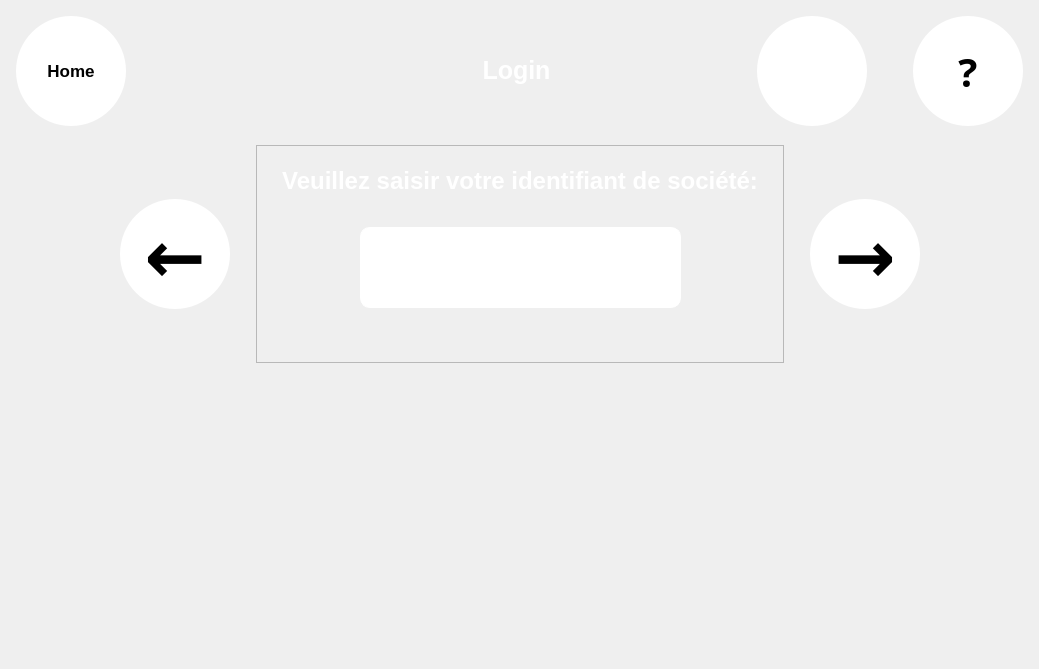
<?xml version="1.0" encoding="UTF-8"?>
<ui version="4.0">
 <class>Login</class>
 <widget class="QWidget" name="Login">
  <property name="geometry">
   <rect>
    <x>0</x>
    <y>0</y>
    <width>1039</width>
    <height>669</height>
   </rect>
  </property>
  <property name="minimumSize">
   <size>
    <width>0</width>
    <height>669</height>
   </size>
  </property>
  <property name="contextMenuPolicy">
   <enum>Qt::NoContextMenu</enum>
  </property>
  <property name="windowTitle">
   <string>Form</string>
  </property>
  <property name="styleSheet">
   <string notr="true">QToolTip{	
	border:1px white;	
	border-radius:0px;  
	font : 15pt;
	background-color: rgb(114, 114, 114);
	color: rgb(255, 255, 255);	    	
}
</string>
  </property>
  <layout class="QGridLayout" name="gridLayout_4">
   <item row="0" column="0">
    <layout class="QHBoxLayout" name="horizontalLayout_5">
     <property name="margin">
      <number>5</number>
     </property>
     <item>
      <widget class="QToolButton" name="B_Home">
       <property name="minimumSize">
        <size>
         <width>110</width>
         <height>110</height>
        </size>
       </property>
       <property name="maximumSize">
        <size>
         <width>110</width>
         <height>110</height>
        </size>
       </property>
       <property name="palette">
        <palette>
         <active>
          <colorrole role="Button">
           <brush brushstyle="SolidPattern">
            <color alpha="255">
             <red>255</red>
             <green>255</green>
             <blue>255</blue>
            </color>
           </brush>
          </colorrole>
          <colorrole role="Base">
           <brush brushstyle="SolidPattern">
            <color alpha="255">
             <red>255</red>
             <green>255</green>
             <blue>255</blue>
            </color>
           </brush>
          </colorrole>
          <colorrole role="Window">
           <brush brushstyle="SolidPattern">
            <color alpha="255">
             <red>255</red>
             <green>255</green>
             <blue>255</blue>
            </color>
           </brush>
          </colorrole>
         </active>
         <inactive>
          <colorrole role="Button">
           <brush brushstyle="SolidPattern">
            <color alpha="255">
             <red>255</red>
             <green>255</green>
             <blue>255</blue>
            </color>
           </brush>
          </colorrole>
          <colorrole role="Base">
           <brush brushstyle="SolidPattern">
            <color alpha="255">
             <red>255</red>
             <green>255</green>
             <blue>255</blue>
            </color>
           </brush>
          </colorrole>
          <colorrole role="Window">
           <brush brushstyle="SolidPattern">
            <color alpha="255">
             <red>255</red>
             <green>255</green>
             <blue>255</blue>
            </color>
           </brush>
          </colorrole>
         </inactive>
         <disabled>
          <colorrole role="Button">
           <brush brushstyle="SolidPattern">
            <color alpha="255">
             <red>255</red>
             <green>255</green>
             <blue>255</blue>
            </color>
           </brush>
          </colorrole>
          <colorrole role="Base">
           <brush brushstyle="SolidPattern">
            <color alpha="255">
             <red>255</red>
             <green>255</green>
             <blue>255</blue>
            </color>
           </brush>
          </colorrole>
          <colorrole role="Window">
           <brush brushstyle="SolidPattern">
            <color alpha="255">
             <red>255</red>
             <green>255</green>
             <blue>255</blue>
            </color>
           </brush>
          </colorrole>
         </disabled>
        </palette>
       </property>
       <property name="font">
        <font>
         <pointsize>13</pointsize>
         <weight>75</weight>
         <bold>true</bold>
        </font>
       </property>
       <property name="styleSheet">
        <string notr="true">QToolButton{
background-color: rgb(255, 255, 255);
border:none;
border-radius:55px;
max-width:110px;
max-height:110px;
min-width:110px;
min-height:110px;
}

QToolButton:pressed{ 
	background-color: #ECF0F1;
}
QToolTip{
	border:1px white;	
	border-radius:0px;
	font : 15pt;
	background-color: rgb(114, 114, 114);
	color: rgb(255, 255, 255);	    	
}</string>
       </property>
       <property name="text">
        <string>Home</string>
       </property>
       <property name="icon">
        <iconset resource="Src.qrc">
         <normaloff>:/ImgList/Home</normaloff>:/ImgList/Home</iconset>
       </property>
       <property name="iconSize">
        <size>
         <width>70</width>
         <height>70</height>
        </size>
       </property>
       <property name="toolButtonStyle">
        <enum>Qt::ToolButtonTextUnderIcon</enum>
       </property>
       <property name="autoRaise">
        <bool>true</bool>
       </property>
      </widget>
     </item>
     <item>
      <spacer name="horizontalSpacer_8">
       <property name="orientation">
        <enum>Qt::Horizontal</enum>
       </property>
       <property name="sizeType">
        <enum>QSizePolicy::Fixed</enum>
       </property>
       <property name="sizeHint" stdset="0">
        <size>
         <width>150</width>
         <height>20</height>
        </size>
       </property>
      </spacer>
     </item>
     <item>
      <widget class="QLabel" name="label">
       <property name="minimumSize">
        <size>
         <width>0</width>
         <height>35</height>
        </size>
       </property>
       <property name="maximumSize">
        <size>
         <width>145564</width>
         <height>35</height>
        </size>
       </property>
       <property name="font">
        <font>
         <pointsize>19</pointsize>
         <weight>75</weight>
         <bold>true</bold>
        </font>
       </property>
       <property name="layoutDirection">
        <enum>Qt::LeftToRight</enum>
       </property>
       <property name="styleSheet">
        <string notr="true">color: rgb(255, 255, 255);</string>
       </property>
       <property name="text">
        <string>Login</string>
       </property>
       <property name="alignment">
        <set>Qt::AlignCenter</set>
       </property>
      </widget>
     </item>
     <item>
      <widget class="QToolButton" name="B_Assistance">
       <property name="font">
        <font>
         <family>Droid Sans Georgian</family>
         <pointsize>30</pointsize>
         <weight>75</weight>
         <bold>true</bold>
        </font>
       </property>
       <property name="styleSheet">
        <string notr="true">QToolButton{
background-color: rgb(255, 255, 255);
border:none;
border-radius:55px;
max-width:110px;
max-height:110px;
min-width:110px;
min-height:110px;
}

QToolButton:pressed{ 
	background-color: #ECF0F1;
}
QToolTip{
	border:1px white;	
	border-radius:0px;
	font : 15pt;
	background-color: rgb(114, 114, 114);
	color: rgb(255, 255, 255);	    	
}</string>
       </property>
       <property name="text">
        <string/>
       </property>
       <property name="icon">
        <iconset resource="Src.qrc">
         <normaloff>:/ImgList/BAssistance</normaloff>:/ImgList/BAssistance</iconset>
       </property>
       <property name="iconSize">
        <size>
         <width>70</width>
         <height>70</height>
        </size>
       </property>
       <property name="popupMode">
        <enum>QToolButton::DelayedPopup</enum>
       </property>
       <property name="toolButtonStyle">
        <enum>Qt::ToolButtonIconOnly</enum>
       </property>
       <property name="autoRaise">
        <bool>true</bool>
       </property>
      </widget>
     </item>
     <item>
      <spacer name="horizontalSpacer_7">
       <property name="orientation">
        <enum>Qt::Horizontal</enum>
       </property>
       <property name="sizeType">
        <enum>QSizePolicy::Fixed</enum>
       </property>
       <property name="sizeHint" stdset="0">
        <size>
         <width>40</width>
         <height>20</height>
        </size>
       </property>
      </spacer>
     </item>
     <item>
      <widget class="QToolButton" name="B_Help">
       <property name="palette">
        <palette>
         <active>
          <colorrole role="Button">
           <brush brushstyle="SolidPattern">
            <color alpha="255">
             <red>255</red>
             <green>255</green>
             <blue>255</blue>
            </color>
           </brush>
          </colorrole>
          <colorrole role="Base">
           <brush brushstyle="SolidPattern">
            <color alpha="255">
             <red>255</red>
             <green>255</green>
             <blue>255</blue>
            </color>
           </brush>
          </colorrole>
          <colorrole role="Window">
           <brush brushstyle="SolidPattern">
            <color alpha="255">
             <red>255</red>
             <green>255</green>
             <blue>255</blue>
            </color>
           </brush>
          </colorrole>
         </active>
         <inactive>
          <colorrole role="Button">
           <brush brushstyle="SolidPattern">
            <color alpha="255">
             <red>255</red>
             <green>255</green>
             <blue>255</blue>
            </color>
           </brush>
          </colorrole>
          <colorrole role="Base">
           <brush brushstyle="SolidPattern">
            <color alpha="255">
             <red>255</red>
             <green>255</green>
             <blue>255</blue>
            </color>
           </brush>
          </colorrole>
          <colorrole role="Window">
           <brush brushstyle="SolidPattern">
            <color alpha="255">
             <red>255</red>
             <green>255</green>
             <blue>255</blue>
            </color>
           </brush>
          </colorrole>
         </inactive>
         <disabled>
          <colorrole role="Button">
           <brush brushstyle="SolidPattern">
            <color alpha="255">
             <red>255</red>
             <green>255</green>
             <blue>255</blue>
            </color>
           </brush>
          </colorrole>
          <colorrole role="Base">
           <brush brushstyle="SolidPattern">
            <color alpha="255">
             <red>255</red>
             <green>255</green>
             <blue>255</blue>
            </color>
           </brush>
          </colorrole>
          <colorrole role="Window">
           <brush brushstyle="SolidPattern">
            <color alpha="255">
             <red>255</red>
             <green>255</green>
             <blue>255</blue>
            </color>
           </brush>
          </colorrole>
         </disabled>
        </palette>
       </property>
       <property name="font">
        <font>
         <family>Droid Sans Georgian</family>
         <pointsize>30</pointsize>
         <weight>75</weight>
         <bold>true</bold>
        </font>
       </property>
       <property name="styleSheet">
        <string notr="true">QToolButton{
background-color: rgb(255, 255, 255);
border:none;
border-radius:55px;
max-width:110px;
max-height:110px;
min-width:110px;
min-height:110px;
}

QToolButton:pressed{ 
	background-color: #ECF0F1;
}
</string>
       </property>
       <property name="text">
        <string>?</string>
       </property>
       <property name="popupMode">
        <enum>QToolButton::DelayedPopup</enum>
       </property>
       <property name="toolButtonStyle">
        <enum>Qt::ToolButtonIconOnly</enum>
       </property>
       <property name="autoRaise">
        <bool>true</bool>
       </property>
      </widget>
     </item>
    </layout>
   </item>
   <item row="1" column="0">
    <spacer name="verticalSpacer_8">
     <property name="orientation">
      <enum>Qt::Vertical</enum>
     </property>
     <property name="sizeType">
      <enum>QSizePolicy::MinimumExpanding</enum>
     </property>
     <property name="sizeHint" stdset="0">
      <size>
       <width>20</width>
       <height>3</height>
      </size>
     </property>
    </spacer>
   </item>
   <item row="2" column="0">
    <layout class="QHBoxLayout" name="horizontalLayout_6">
     <property name="margin">
      <number>5</number>
     </property>
     <item>
      <spacer name="horizontalSpacer_15">
       <property name="orientation">
        <enum>Qt::Horizontal</enum>
       </property>
       <property name="sizeHint" stdset="0">
        <size>
         <width>40</width>
         <height>20</height>
        </size>
       </property>
      </spacer>
     </item>
     <item>
      <widget class="QToolButton" name="B_Precedant">
       <property name="palette">
        <palette>
         <active>
          <colorrole role="Button">
           <brush brushstyle="SolidPattern">
            <color alpha="255">
             <red>255</red>
             <green>255</green>
             <blue>255</blue>
            </color>
           </brush>
          </colorrole>
          <colorrole role="Base">
           <brush brushstyle="SolidPattern">
            <color alpha="255">
             <red>255</red>
             <green>255</green>
             <blue>255</blue>
            </color>
           </brush>
          </colorrole>
          <colorrole role="Window">
           <brush brushstyle="SolidPattern">
            <color alpha="255">
             <red>255</red>
             <green>255</green>
             <blue>255</blue>
            </color>
           </brush>
          </colorrole>
          <colorrole role="Highlight">
           <brush brushstyle="SolidPattern">
            <color alpha="255">
             <red>213</red>
             <green>213</green>
             <blue>213</blue>
            </color>
           </brush>
          </colorrole>
         </active>
         <inactive>
          <colorrole role="Button">
           <brush brushstyle="SolidPattern">
            <color alpha="255">
             <red>255</red>
             <green>255</green>
             <blue>255</blue>
            </color>
           </brush>
          </colorrole>
          <colorrole role="Base">
           <brush brushstyle="SolidPattern">
            <color alpha="255">
             <red>255</red>
             <green>255</green>
             <blue>255</blue>
            </color>
           </brush>
          </colorrole>
          <colorrole role="Window">
           <brush brushstyle="SolidPattern">
            <color alpha="255">
             <red>255</red>
             <green>255</green>
             <blue>255</blue>
            </color>
           </brush>
          </colorrole>
          <colorrole role="Highlight">
           <brush brushstyle="SolidPattern">
            <color alpha="255">
             <red>213</red>
             <green>213</green>
             <blue>213</blue>
            </color>
           </brush>
          </colorrole>
         </inactive>
         <disabled>
          <colorrole role="Button">
           <brush brushstyle="SolidPattern">
            <color alpha="255">
             <red>255</red>
             <green>255</green>
             <blue>255</blue>
            </color>
           </brush>
          </colorrole>
          <colorrole role="Base">
           <brush brushstyle="SolidPattern">
            <color alpha="255">
             <red>255</red>
             <green>255</green>
             <blue>255</blue>
            </color>
           </brush>
          </colorrole>
          <colorrole role="Window">
           <brush brushstyle="SolidPattern">
            <color alpha="255">
             <red>255</red>
             <green>255</green>
             <blue>255</blue>
            </color>
           </brush>
          </colorrole>
          <colorrole role="Highlight">
           <brush brushstyle="SolidPattern">
            <color alpha="255">
             <red>213</red>
             <green>213</green>
             <blue>213</blue>
            </color>
           </brush>
          </colorrole>
         </disabled>
        </palette>
       </property>
       <property name="font">
        <font>
         <family>Droid Sans Georgian</family>
         <pointsize>55</pointsize>
         <weight>75</weight>
         <bold>true</bold>
        </font>
       </property>
       <property name="styleSheet">
        <string notr="true">QToolButton{
background-color: rgb(255, 255, 255);
border:none;
border-radius:55px;
max-width:110px;
max-height:110px;
min-width:110px;
min-height:110px;
}

QToolButton:pressed{ 
	background-color: #ECF0F1;
}
QToolTip{
	border:1px white;	
	border-radius:0px;
	font : 15pt;
	background-color: rgb(114, 114, 114);
	color: rgb(255, 255, 255);	    	
}</string>
       </property>
       <property name="text">
        <string>←</string>
       </property>
       <property name="popupMode">
        <enum>QToolButton::DelayedPopup</enum>
       </property>
       <property name="toolButtonStyle">
        <enum>Qt::ToolButtonIconOnly</enum>
       </property>
       <property name="autoRaise">
        <bool>true</bool>
       </property>
      </widget>
     </item>
     <item>
      <spacer name="horizontalSpacer_9">
       <property name="orientation">
        <enum>Qt::Horizontal</enum>
       </property>
       <property name="sizeType">
        <enum>QSizePolicy::Fixed</enum>
       </property>
       <property name="sizeHint" stdset="0">
        <size>
         <width>20</width>
         <height>20</height>
        </size>
       </property>
      </spacer>
     </item>
     <item>
      <widget class="QStackedWidget" name="stackedWidget">
       <property name="styleSheet">
        <string notr="true"/>
       </property>
       <property name="frameShape">
        <enum>QFrame::StyledPanel</enum>
       </property>
       <property name="frameShadow">
        <enum>QFrame::Plain</enum>
       </property>
       <property name="currentIndex">
        <number>0</number>
       </property>
       <widget class="QWidget" name="P_Societe">
        <property name="styleSheet">
         <string notr="true"/>
        </property>
        <layout class="QGridLayout" name="gridLayout">
         <item row="0" column="0" colspan="3">
          <widget class="QLabel" name="label_2">
           <property name="minimumSize">
            <size>
             <width>0</width>
             <height>51</height>
            </size>
           </property>
           <property name="maximumSize">
            <size>
             <width>5635363</width>
             <height>51</height>
            </size>
           </property>
           <property name="font">
            <font>
             <pointsize>18</pointsize>
             <weight>75</weight>
             <bold>true</bold>
            </font>
           </property>
           <property name="styleSheet">
            <string notr="true">color: rgb(255, 255, 255);</string>
           </property>
           <property name="text">
            <string>Veuillez saisir votre identifiant de société:</string>
           </property>
           <property name="alignment">
            <set>Qt::AlignCenter</set>
           </property>
          </widget>
         </item>
         <item row="2" column="0" colspan="3">
          <layout class="QHBoxLayout" name="horizontalLayout">
           <property name="margin">
            <number>5</number>
           </property>
           <item>
            <spacer name="horizontalSpacer">
             <property name="orientation">
              <enum>Qt::Horizontal</enum>
             </property>
             <property name="sizeHint" stdset="0">
              <size>
               <width>40</width>
               <height>20</height>
              </size>
             </property>
            </spacer>
           </item>
           <item>
            <widget class="QLineEdit" name="Edit_societe">
             <property name="minimumSize">
              <size>
               <width>321</width>
               <height>81</height>
              </size>
             </property>
             <property name="maximumSize">
              <size>
               <width>321</width>
               <height>81</height>
              </size>
             </property>
             <property name="font">
              <font>
               <pointsize>20</pointsize>
               <weight>75</weight>
               <bold>true</bold>
              </font>
             </property>
             <property name="cursor">
              <cursorShape>BlankCursor</cursorShape>
             </property>
             <property name="focusPolicy">
              <enum>Qt::NoFocus</enum>
             </property>
             <property name="contextMenuPolicy">
              <enum>Qt::NoContextMenu</enum>
             </property>
             <property name="styleSheet">
              <string notr="true">background-color: rgb(255, 255, 255);border:1px solid white;border-radius:10px;

</string>
             </property>
             <property name="maxLength">
              <number>3</number>
             </property>
             <property name="frame">
              <bool>false</bool>
             </property>
             <property name="alignment">
              <set>Qt::AlignCenter</set>
             </property>
            </widget>
           </item>
           <item>
            <spacer name="horizontalSpacer_2">
             <property name="orientation">
              <enum>Qt::Horizontal</enum>
             </property>
             <property name="sizeHint" stdset="0">
              <size>
               <width>40</width>
               <height>20</height>
              </size>
             </property>
            </spacer>
           </item>
          </layout>
         </item>
         <item row="3" column="0" colspan="2">
          <spacer name="verticalSpacer_5">
           <property name="orientation">
            <enum>Qt::Vertical</enum>
           </property>
           <property name="sizeType">
            <enum>QSizePolicy::Fixed</enum>
           </property>
           <property name="sizeHint" stdset="0">
            <size>
             <width>20</width>
             <height>40</height>
            </size>
           </property>
          </spacer>
         </item>
         <item row="1" column="0" colspan="2">
          <spacer name="verticalSpacer">
           <property name="orientation">
            <enum>Qt::Vertical</enum>
           </property>
           <property name="sizeType">
            <enum>QSizePolicy::Fixed</enum>
           </property>
           <property name="sizeHint" stdset="0">
            <size>
             <width>20</width>
             <height>10</height>
            </size>
           </property>
          </spacer>
         </item>
        </layout>
       </widget>
       <widget class="QWidget" name="P_ID">
        <layout class="QGridLayout" name="gridLayout_2">
         <item row="0" column="0" colspan="2">
          <widget class="QLabel" name="label_3">
           <property name="minimumSize">
            <size>
             <width>0</width>
             <height>51</height>
            </size>
           </property>
           <property name="maximumSize">
            <size>
             <width>432432</width>
             <height>51</height>
            </size>
           </property>
           <property name="font">
            <font>
             <pointsize>18</pointsize>
             <weight>75</weight>
             <bold>true</bold>
            </font>
           </property>
           <property name="styleSheet">
            <string notr="true">color: rgb(255, 255, 255);</string>
           </property>
           <property name="text">
            <string>Veuillez saisir votre identifiant de personnel:</string>
           </property>
           <property name="alignment">
            <set>Qt::AlignCenter</set>
           </property>
          </widget>
         </item>
         <item row="2" column="0" colspan="2">
          <layout class="QHBoxLayout" name="horizontalLayout_3">
           <property name="margin">
            <number>5</number>
           </property>
           <item>
            <spacer name="horizontalSpacer_3">
             <property name="orientation">
              <enum>Qt::Horizontal</enum>
             </property>
             <property name="sizeHint" stdset="0">
              <size>
               <width>40</width>
               <height>20</height>
              </size>
             </property>
            </spacer>
           </item>
           <item>
            <widget class="QLineEdit" name="Edit_personnel">
             <property name="minimumSize">
              <size>
               <width>321</width>
               <height>81</height>
              </size>
             </property>
             <property name="maximumSize">
              <size>
               <width>321</width>
               <height>81</height>
              </size>
             </property>
             <property name="font">
              <font>
               <pointsize>20</pointsize>
               <weight>75</weight>
               <bold>true</bold>
              </font>
             </property>
             <property name="focusPolicy">
              <enum>Qt::NoFocus</enum>
             </property>
             <property name="contextMenuPolicy">
              <enum>Qt::NoContextMenu</enum>
             </property>
             <property name="acceptDrops">
              <bool>false</bool>
             </property>
             <property name="styleSheet">
              <string notr="true">border:solid 1px;
border-radius:10px;</string>
             </property>
             <property name="inputMethodHints">
              <set>Qt::ImhFormattedNumbersOnly</set>
             </property>
             <property name="maxLength">
              <number>3</number>
             </property>
             <property name="frame">
              <bool>false</bool>
             </property>
             <property name="alignment">
              <set>Qt::AlignCenter</set>
             </property>
            </widget>
           </item>
           <item>
            <spacer name="horizontalSpacer_4">
             <property name="orientation">
              <enum>Qt::Horizontal</enum>
             </property>
             <property name="sizeHint" stdset="0">
              <size>
               <width>40</width>
               <height>20</height>
              </size>
             </property>
            </spacer>
           </item>
          </layout>
         </item>
         <item row="1" column="1">
          <spacer name="verticalSpacer_3">
           <property name="orientation">
            <enum>Qt::Vertical</enum>
           </property>
           <property name="sizeType">
            <enum>QSizePolicy::Fixed</enum>
           </property>
           <property name="sizeHint" stdset="0">
            <size>
             <width>20</width>
             <height>10</height>
            </size>
           </property>
          </spacer>
         </item>
         <item row="3" column="0" colspan="2">
          <spacer name="verticalSpacer_6">
           <property name="orientation">
            <enum>Qt::Vertical</enum>
           </property>
           <property name="sizeType">
            <enum>QSizePolicy::Fixed</enum>
           </property>
           <property name="sizeHint" stdset="0">
            <size>
             <width>20</width>
             <height>40</height>
            </size>
           </property>
          </spacer>
         </item>
        </layout>
       </widget>
       <widget class="QWidget" name="P_Password">
        <layout class="QGridLayout" name="gridLayout_3">
         <item row="1" column="0">
          <spacer name="verticalSpacer_4">
           <property name="orientation">
            <enum>Qt::Vertical</enum>
           </property>
           <property name="sizeType">
            <enum>QSizePolicy::Fixed</enum>
           </property>
           <property name="sizeHint" stdset="0">
            <size>
             <width>20</width>
             <height>10</height>
            </size>
           </property>
          </spacer>
         </item>
         <item row="2" column="0">
          <layout class="QHBoxLayout" name="horizontalLayout_2">
           <property name="margin">
            <number>5</number>
           </property>
           <item>
            <spacer name="horizontalSpacer_5">
             <property name="orientation">
              <enum>Qt::Horizontal</enum>
             </property>
             <property name="sizeHint" stdset="0">
              <size>
               <width>40</width>
               <height>20</height>
              </size>
             </property>
            </spacer>
           </item>
           <item>
            <widget class="QLineEdit" name="Edit_passwd">
             <property name="minimumSize">
              <size>
               <width>321</width>
               <height>81</height>
              </size>
             </property>
             <property name="maximumSize">
              <size>
               <width>321</width>
               <height>81</height>
              </size>
             </property>
             <property name="font">
              <font>
               <pointsize>20</pointsize>
               <weight>75</weight>
               <bold>true</bold>
              </font>
             </property>
             <property name="focusPolicy">
              <enum>Qt::NoFocus</enum>
             </property>
             <property name="contextMenuPolicy">
              <enum>Qt::NoContextMenu</enum>
             </property>
             <property name="styleSheet">
              <string notr="true">background-color: rgb(255, 255, 255);
border:1px solid white;
border-radius:10px;

</string>
             </property>
             <property name="inputMethodHints">
              <set>Qt::ImhHiddenText|Qt::ImhNoAutoUppercase|Qt::ImhNoPredictiveText</set>
             </property>
             <property name="text">
              <string/>
             </property>
             <property name="maxLength">
              <number>6</number>
             </property>
             <property name="frame">
              <bool>false</bool>
             </property>
             <property name="echoMode">
              <enum>QLineEdit::Password</enum>
             </property>
             <property name="alignment">
              <set>Qt::AlignCenter</set>
             </property>
            </widget>
           </item>
           <item>
            <spacer name="horizontalSpacer_6">
             <property name="orientation">
              <enum>Qt::Horizontal</enum>
             </property>
             <property name="sizeHint" stdset="0">
              <size>
               <width>40</width>
               <height>20</height>
              </size>
             </property>
            </spacer>
           </item>
          </layout>
         </item>
         <item row="0" column="0">
          <widget class="QLabel" name="label_5">
           <property name="minimumSize">
            <size>
             <width>10</width>
             <height>51</height>
            </size>
           </property>
           <property name="maximumSize">
            <size>
             <width>1552244</width>
             <height>51</height>
            </size>
           </property>
           <property name="font">
            <font>
             <pointsize>18</pointsize>
             <weight>75</weight>
             <bold>true</bold>
            </font>
           </property>
           <property name="styleSheet">
            <string notr="true">color: rgb(255, 255, 255);</string>
           </property>
           <property name="text">
            <string>Veuillez saisir votre mot de passe:</string>
           </property>
           <property name="alignment">
            <set>Qt::AlignCenter</set>
           </property>
          </widget>
         </item>
         <item row="3" column="0">
          <spacer name="verticalSpacer_2">
           <property name="orientation">
            <enum>Qt::Vertical</enum>
           </property>
           <property name="sizeType">
            <enum>QSizePolicy::Fixed</enum>
           </property>
           <property name="sizeHint" stdset="0">
            <size>
             <width>20</width>
             <height>40</height>
            </size>
           </property>
          </spacer>
         </item>
        </layout>
       </widget>
      </widget>
     </item>
     <item>
      <spacer name="horizontalSpacer_10">
       <property name="orientation">
        <enum>Qt::Horizontal</enum>
       </property>
       <property name="sizeType">
        <enum>QSizePolicy::Fixed</enum>
       </property>
       <property name="sizeHint" stdset="0">
        <size>
         <width>20</width>
         <height>20</height>
        </size>
       </property>
      </spacer>
     </item>
     <item>
      <widget class="QToolButton" name="B_Suivant">
       <property name="palette">
        <palette>
         <active>
          <colorrole role="Button">
           <brush brushstyle="SolidPattern">
            <color alpha="255">
             <red>255</red>
             <green>255</green>
             <blue>255</blue>
            </color>
           </brush>
          </colorrole>
          <colorrole role="Base">
           <brush brushstyle="SolidPattern">
            <color alpha="255">
             <red>255</red>
             <green>255</green>
             <blue>255</blue>
            </color>
           </brush>
          </colorrole>
          <colorrole role="Window">
           <brush brushstyle="SolidPattern">
            <color alpha="255">
             <red>255</red>
             <green>255</green>
             <blue>255</blue>
            </color>
           </brush>
          </colorrole>
         </active>
         <inactive>
          <colorrole role="Button">
           <brush brushstyle="SolidPattern">
            <color alpha="255">
             <red>255</red>
             <green>255</green>
             <blue>255</blue>
            </color>
           </brush>
          </colorrole>
          <colorrole role="Base">
           <brush brushstyle="SolidPattern">
            <color alpha="255">
             <red>255</red>
             <green>255</green>
             <blue>255</blue>
            </color>
           </brush>
          </colorrole>
          <colorrole role="Window">
           <brush brushstyle="SolidPattern">
            <color alpha="255">
             <red>255</red>
             <green>255</green>
             <blue>255</blue>
            </color>
           </brush>
          </colorrole>
         </inactive>
         <disabled>
          <colorrole role="Button">
           <brush brushstyle="SolidPattern">
            <color alpha="255">
             <red>255</red>
             <green>255</green>
             <blue>255</blue>
            </color>
           </brush>
          </colorrole>
          <colorrole role="Base">
           <brush brushstyle="SolidPattern">
            <color alpha="255">
             <red>255</red>
             <green>255</green>
             <blue>255</blue>
            </color>
           </brush>
          </colorrole>
          <colorrole role="Window">
           <brush brushstyle="SolidPattern">
            <color alpha="255">
             <red>255</red>
             <green>255</green>
             <blue>255</blue>
            </color>
           </brush>
          </colorrole>
         </disabled>
        </palette>
       </property>
       <property name="font">
        <font>
         <family>Droid Sans Georgian</family>
         <pointsize>55</pointsize>
         <weight>75</weight>
         <bold>true</bold>
        </font>
       </property>
       <property name="styleSheet">
        <string notr="true">QToolButton{
background-color: rgb(255, 255, 255);
border:none;
border-radius:55px;
max-width:110px;
max-height:110px;
min-width:110px;
min-height:110px;
}

QToolButton:pressed{ 
	background-color: #ECF0F1;
}
QToolTip{
	border:1px white;	
	border-radius:0px;
	font : 15pt;
	background-color: rgb(114, 114, 114);
	color: rgb(255, 255, 255);	    	
}</string>
       </property>
       <property name="text">
        <string>→</string>
       </property>
       <property name="popupMode">
        <enum>QToolButton::DelayedPopup</enum>
       </property>
       <property name="toolButtonStyle">
        <enum>Qt::ToolButtonIconOnly</enum>
       </property>
       <property name="autoRaise">
        <bool>true</bool>
       </property>
      </widget>
     </item>
     <item>
      <spacer name="horizontalSpacer_11">
       <property name="orientation">
        <enum>Qt::Horizontal</enum>
       </property>
       <property name="sizeHint" stdset="0">
        <size>
         <width>40</width>
         <height>20</height>
        </size>
       </property>
      </spacer>
     </item>
    </layout>
   </item>
   <item row="3" column="0">
    <layout class="QHBoxLayout" name="horizontalLayout_4">
     <property name="margin">
      <number>5</number>
     </property>
     <item>
      <spacer name="horizontalSpacer_13">
       <property name="orientation">
        <enum>Qt::Horizontal</enum>
       </property>
       <property name="sizeHint" stdset="0">
        <size>
         <width>40</width>
         <height>20</height>
        </size>
       </property>
      </spacer>
     </item>
     <item>
      <widget class="KeyBoard" name="WKeyBoard" native="true">
       <property name="minimumSize">
        <size>
         <width>999</width>
         <height>425</height>
        </size>
       </property>
       <property name="maximumSize">
        <size>
         <width>999</width>
         <height>425</height>
        </size>
       </property>
       <property name="styleSheet">
        <string notr="true">background:transparent;</string>
       </property>
      </widget>
     </item>
     <item>
      <spacer name="horizontalSpacer_12">
       <property name="orientation">
        <enum>Qt::Horizontal</enum>
       </property>
       <property name="sizeType">
        <enum>QSizePolicy::Expanding</enum>
       </property>
       <property name="sizeHint" stdset="0">
        <size>
         <width>40</width>
         <height>20</height>
        </size>
       </property>
      </spacer>
     </item>
    </layout>
   </item>
   <item row="4" column="0">
    <spacer name="verticalSpacer_7">
     <property name="orientation">
      <enum>Qt::Vertical</enum>
     </property>
     <property name="sizeType">
      <enum>QSizePolicy::MinimumExpanding</enum>
     </property>
     <property name="sizeHint" stdset="0">
      <size>
       <width>20</width>
       <height>3</height>
      </size>
     </property>
    </spacer>
   </item>
  </layout>
 </widget>
 <customwidgets>
  <customwidget>
   <class>KeyBoard</class>
   <extends>QWidget</extends>
   <header>keyboard.h</header>
   <container>1</container>
  </customwidget>
 </customwidgets>
 <resources>
  <include location="Src.qrc"/>
 </resources>
 <connections/>
</ui>
